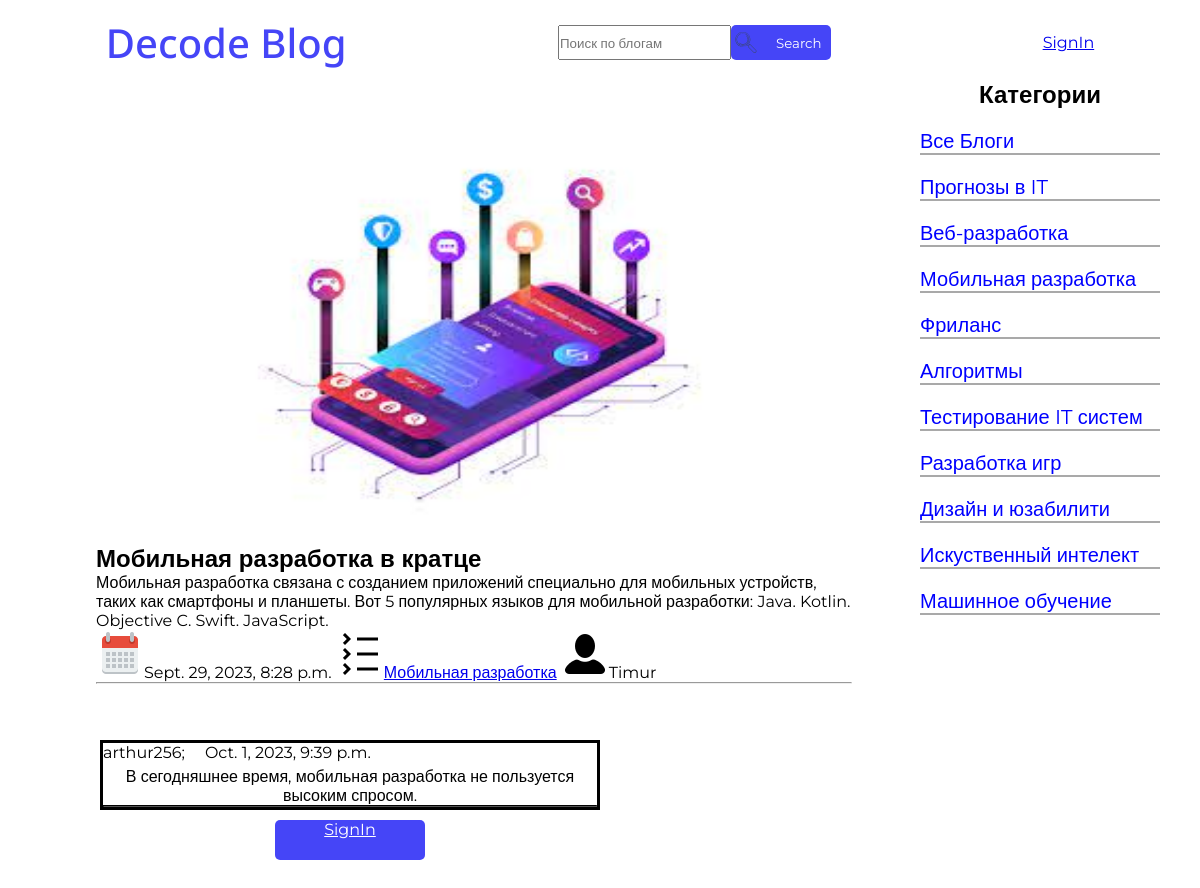
Page /blogs/testcommentview/7/ on the committed database.
### decode_blogs/models.py (models this page shows, shortened)
class Blog(models.Model):
    name = models.CharField(max_length=50)
    category = models.ForeignKey(Category, on_delete=models.CASCADE, null=True)
    image = models.ImageField(blank=True, upload_to=uniq_name_upload)
    description = models.TextField()
    date = models.DateTimeField(default=datetime.datetime.today())
    author = models.ForeignKey(settings.AUTH_USER_MODEL, on_delete=models.CASCADE)     # !  1 #
    class Meta:
        verbose_name = 'Blog'
        verbose_name_plural = 'Blogs'

class Category(models.Model):
    name = models.CharField(max_length=50)
    class Meta:
        verbose_name = 'Category'
        verbose_name_plural = 'Categories'
    def __str__(self) -> str:
        return self.name

class Comment(models.Model):
    user = models.ForeignKey(settings.AUTH_USER_MODEL, on_delete=models.CASCADE)
    text = models.TextField(max_length=2000)
    date = models.DateTimeField(default=datetime.datetime.today())
    blog = models.ForeignKey(Blog, on_delete=models.CASCADE, default=1)

### decode_authe/models.py (models this page shows)
class User(AbstractUser):
    image = models.ImageField(upload_to='avatars', blank=True)
    description = models.TextField(max_length=200)
    groups = models.ManyToManyField(
        'auth.Group',
        related_name='users',
        blank=True,
        verbose_name='groups',
        help_text='The groups this user belongs to. A user will get all permissions granted to each of their groups.',
    )
    user_permissions = models.ManyToManyField(
        'auth.Permission',
        related_name='users',
        blank=True,
        verbose_name='user permissions',
        help_text='Specific permissions for this user.',
        error_messages={
            'add': 'The permission you are trying to add already exists for the user.',
            'remove': 'The permission you are trying to remove does not exist for the user.',
        },
    )

### decode_blogs/views.py (the view)
# urls.py: path('testcommentview/<int:blog_id>/', views.BlogDetail.as_view(), name='comments-category'),
class BlogDetail(DetailView):
    model = Blog
    template_name = 'decode_blogs/comment.html'
    pk_url_kwarg = 'blog_id'
    context_object_name = 'blog'
    def get_context_data(self, **kwargs):
        context = super().get_context_data(**kwargs)
        context['title'] = 'Обзор блога'
        context['comments'] = Comment.objects.filter(blog_id=self.kwargs['blog_id'])  # Комментарии относящиеся к этому блогу #
        context['categories'] = Category.objects.all()
        context['menu'] = menu
        return context

### decode_blogs/templates/decode_blogs/comment.html (shortened to what this page needs)
{% load static %}
<!DOCTYPE html>
<html lang="en">
<head>
    <link rel="stylesheet" href="{% static 'decode_blogs/css/comments.css' %}">
    <link rel="stylesheet" href="{% static 'decode_blogs/css/header.css' %}">
    <link rel="stylesheet" href="{% static 'decode_blogs/css/Home.css' %}">
</head>
<body>
    <header>
        <h1>Decode Blog</h1>
        <div class="header-div-1">
            <input type="search" placeholder="Поиск по блогам">
            <button id="button-find">
                <img src="{% static 'decode_blogs/images/search_icon.svg' %}" alt="" id="search_icon">
                Search
            </button>
        </div>
        <div class="header-div-2">
            {% if request.user.is_authenticated %}
                <a href="{% url 'decode_blogs:home' %}" class="button-reg">Home</a>
                <a href="{% url 'decode_authe:signout' %}" class="button-reg">Signout</a>
                <a href="{% url 'decode_authe:profile'%}"><img src="{{ user.image.url }}" alt="" id="header-img"></a>
            {% else %}
                <a href="{% url 'decode_authe:signin' %}">SignIn</a>
            {% endif %}
        </div>
    </header>
    <section class="main">
        <div class="blogs">
            <div class="com-blog">
                <div class="main-info">
                    {% if blog.image %}
                    <img src="{{ blog.image.url }}" alt="comment-img" class="comment-img">
                    {% endif %}
                </div>
                <h2 id="blog-name">{{ blog.name }}</h2>
                    <p id="description">{{ blog.description }}</p>
                    <time id="blog-date"><img src="{% static 'decode_blogs/images/Calendar.png' %}" alt="">{{ blog.date }}</time>
                    <a href="{% url 'decode_blogs:category' blog.id %}" id="blog-category"><img src="{% static 'decode_blogs/images/Categories.png' %}" alt="">{{ blog.category }}</a>
                    <img src="{% static 'decode_blogs/images/User.png' %}" alt="" id="blog-author">{{ blog.author }}
                    <hr>
            </div>
        </div>
        <div class="categories">
            <h2 id="categories-name">Категории</h2>
            {% if category_id == 0 %}
                <a href="{% url 'decode_blogs:home' %}" class="selected-ctgr">Все товары</a>
            {% else %}
                <a href="{% url 'decode_blogs:home' %}">Все Блоги</a>
            {% endif %}
            {% for ctgr in categories %}
                {% if category_id == ctgr.id %}
                    <a href="{% url 'decode_blogs:category' ctgr.id %}" class="selected-ctgr">{{ctgr.name}}</a>
                {% else %}
                    <a href="{% url 'decode_blogs:category' ctgr.id %}">{{ctgr.name}}</a>
                {% endif %}
            {% endfor %}
    </section>
    <section class="main-3">
        <div class="comm-details">
            {% for c in comments %}
            <div class="comment">
                <div class="comm-detail">
                    <p id="user">{{ c.user }};</p>
                    <p>{{ c.date }}</p>
                </div>
                <p id="text">{{ c.text }}</p>
                <hr id="com-line">
            </div>
        </div>
            {% endfor %}
            {% if request.user.is_authenticated %}
                <a href="{% url 'decode_blogs:cmadd' %}" id="button-com">Добавить комментарий</a>
            {% else %}
                <a href="{% url 'decode_authe:signin' %}" id="button-come">SignIn</a>
            {% endif %}
    </section>
</body>
</html>

### decode_blogs/static/decode_blogs/css/Comments.css (style rules this page uses)
* { margin: 0px; padding: 0px; }
.main-3 { display: block; justify-content: center; align-items: center; text-align: center; width: 500px; height: 200px; margin-left: 100px; }
.comment { display: block; justify-content: center; align-items: center; text-align: center; margin-top: 20px; border: 3px solid black; }
.comm-detail { display: flex; gap: 20px; }
#text { margin-top: 5px; }
#button-com, #button-come { display: inline-block; justify-content: center; align-items: center; text-align: center; margin-top: 10px; margin-bottom: 5px; width: 150px; height: 40px; border: rgb(69, 69, 247); border-radius: 5px; color: white; background-color: rgb(69, 69, 247) }
#com-line { border-color: black; border-width: 1px; }

### decode_blogs/static/decode_blogs/css/Header.css (style rules this page uses)
* { margin: 0px; padding: 0px; }
header { display: flex; align-items: center; justify-content: space-around; margin-top: 15px; }
header h1 { color: rgb(69, 69, 247); font-weight: 500; font-size: 40px; font-family: 'Noto Sans', sans-serif; }
.header-div-1 { display: flex; height: 35px; }
#button-find { display: flex; align-items: center; width: 100px; height: 35px; border: rgb(69, 69, 247); border-radius: 5px; color: white; background-color: rgb(69, 69, 247) }
#search_icon { width: 30px; height: 25px; margin-right: 15px; }
.header-div-2 { display: flex; align-items: center; gap: 15px; }

### decode_blogs/static/decode_blogs/css/Home.css (style rules this page uses)
* { margin: 0px; padding: 0px; font-family: 'Montserrat', sans-serif; }
.main { display: flex; padding: 50px 8%; justify-content: space-between; box-sizing: border-box; position: relative; height: 650px; }
.main-info { display: block; justify-content: center; align-items: center; text-align: center; }
.blogs { width: 75%; }
.com-blog { display: block; justify-content: left; align-items: left; }
.comment-img { margin-top: 20px; width: 500px; height: 400px; }
.categories { display: flex; flex-direction: column; gap: 20px; width: 20%; position: absolute; top: 0; right: 0; margin-right: 40px; margin-top: 10px; }
#categories-name { display: flex; justify-content: center; align-items: center; text-align: center; }
.categories a { text-decoration: none; color: blue; width: 100%; border-bottom:2px solid #a9a9a9 ; font-size: 20px; transition: 2s; }

### rows in the picture
Blog: image (picture), name "Мобильная разработка в кратце", description "Мобильная разработка связана с созданием приложений специально для мобильных устройств, таких как смартфоны и планшеты. Вот 5 популярных языков для мобильной разработки: Java. Kotlin. Objective C. Swift. JavaScript.", date "Sept. 29, 2023, 8:28 p.m.", category "Мобильная разработка", author "Timur"
Category: name "Прогнозы в IT"
Category: name "Веб-разработка"
Category: name "Мобильная разработка"
Category: name "Фриланс"
Category: name "Алгоритмы"
Category: name "Тестирование IT систем"
Category: name "Разработка игр"
Category: name "Дизайн и юзабилити"
Category: name "Искуственный интелект"
Category: name "Машинное обучение"
Comment: user "arthur256", date "Oct. 1, 2023, 9:39 p.m.", text "В сегодняшнее время, мобильная разработка не пользуется высоким спросом."
